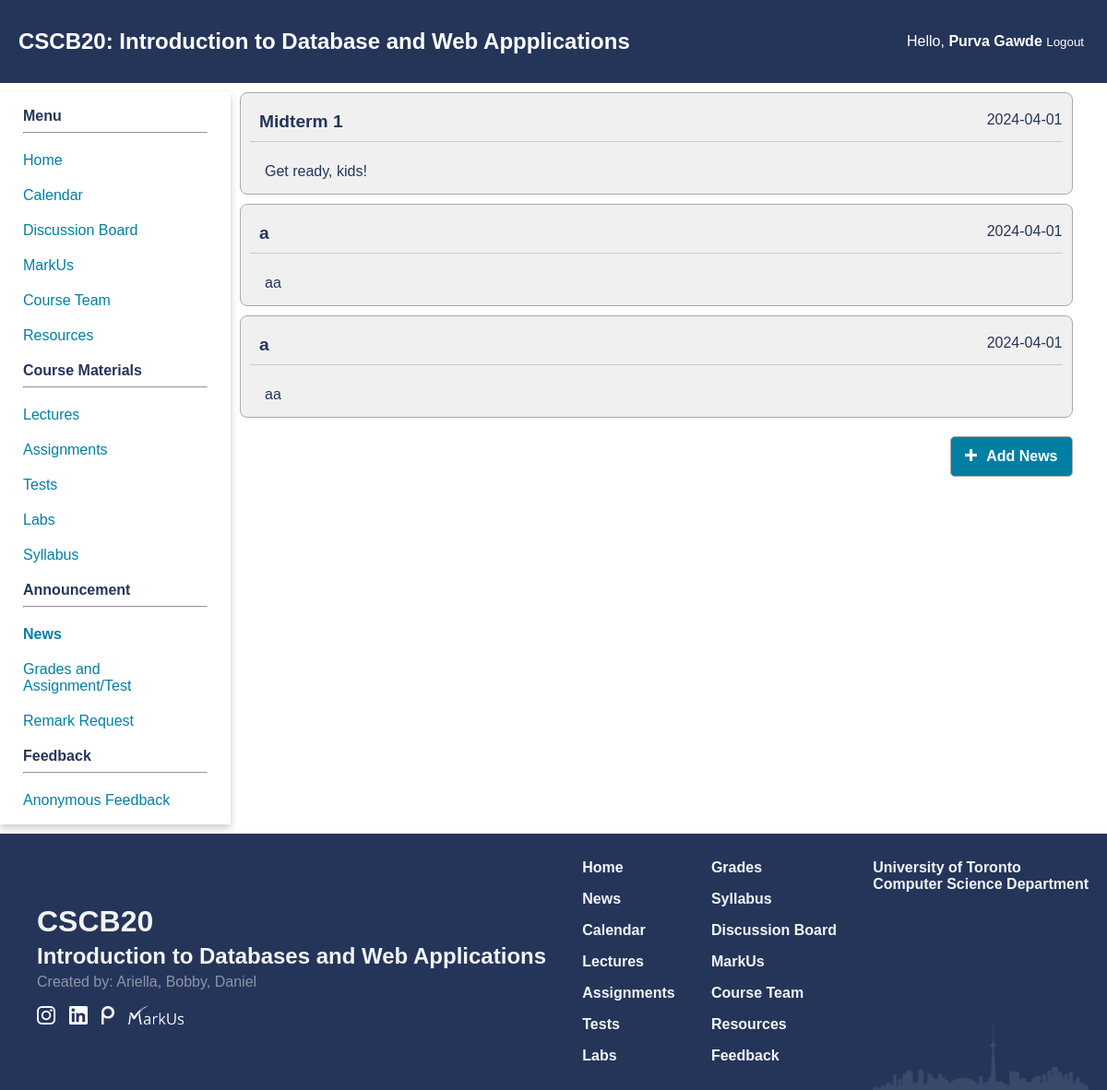
Screenshot of /news (signed in) with the database file from the repository.
### app.py (models this page shows)
class Announcement(db.Model):
    id = db.Column(db.Integer, primary_key = True)
    title = db.Column(db.String(250), nullable = False)
    text = db.Column(db.Text)
    date_created = db.Column(db.Date, default = datetime.utcnow)

### app.py (the view)
@app.route("/news")
def news():
    if not isInstructor(session) and not isStudent(session):
        return redirect('/')
    lst_news = Announcement.query.order_by(Announcement.id.desc()).all()
    return render_template("news.html", news = True, lst_news = lst_news)

### app.py (called while the page is built)
def isInstructor(identity):
    if "auth" in identity and identity["auth"] == 'Instructor':
        return True
    return False

### templates/news.html (shortened to what this page needs)
{% extends 'home_template.html' %}
{% block extra_css %}
  <link href="{{ url_for('static', filename='css/news.css') }}" rel="stylesheet" type="text/css">
{% endblock %}
{% block content %}
<main class="news">
    {% for news in lst_news %}
    <div class="box">
        <div class="title-flex">
            <div class="flex-1 title">
                <b> {{ news.title }} </b>
            </div>
            <div class="flex-2">
                {{ news.date_created }}
            </div>
        </div>
        <br>
        <div class="announcement">
            <p>
                {{ news.text }}
            </p>
        </div>
    </div>
    {% endfor %}
  {% if session["auth"] == "Instructor" %}
  <div class="add-button-container"><a href="/news/add"><button class="add-button"><img src="{{url_for('static', filename='images/plus-white.png')}}" height="13px;" alt="add">Add News</button></a></div>
  {% endif %}
</main>
{% endblock %}

### static/css/navbar.css (style rules this page uses)
:root { --primary_color: #25355A; --secondary_color: #007FA3; --phone_size: 600px; }
body { margin: 0; padding: 0; font-family: Arial, sans-serif; }
main { grid-area: content; padding: 20px; padding: 0px 10px 0px 10px; width: 95%; }

### static/css/index.css (style rules this page uses)
:root { --primary_color: #25355A; --secondary_color: #007FA3; }
body { background-color: #FFFFFF; color: var(--primary_color); font-family: Geneva, Arial, Helvetica, sans-serif; }

### static/css/news.css (style rules this page uses)
.news .box { background-color: #f0f0f0; padding: 10px; border-radius: 8px; border-color: #aaaaaa; border-style: solid; border-width: thin; }
.news .title { font-size: 1.2rem; }
.news .announcement { margin: 1px; padding: 0px 0px 0px 10px; }
.news p { margin: 5px; }
.news .title-flex { display: flex; padding: 10px 0px 10px 10px; border-bottom: 1px solid #ccc; }
.news .flex-1 { flex:5; }
.news .flex-2 { right: 0; }
.box { margin-bottom: 10px; }
.add-button { color: #ffffff; background-color: #007FA3; border-radius: 5px; padding: 12px 15px; font-size: 1em; font-weight: bold; border: solid; border-color: #aaaaaa; border-width: thin; }
.add-button-container { width: 100%; text-align: right; position: sticky; bottom: 5px; z-index: 0; padding-top: 10px; padding-bottom: 10px; }
.add-button-container img { margin-right: 10px; }

### rows the page displays
Announcement: title "Midterm 1", date_created "2024-04-01", text "Get ready, kids!"
Announcement: title "a", date_created "2024-04-01", text "aa"
Announcement: title "a", date_created "2024-04-01", text "aa"

### other values shown
{{ session["name"] }} "Purva Gawde"
